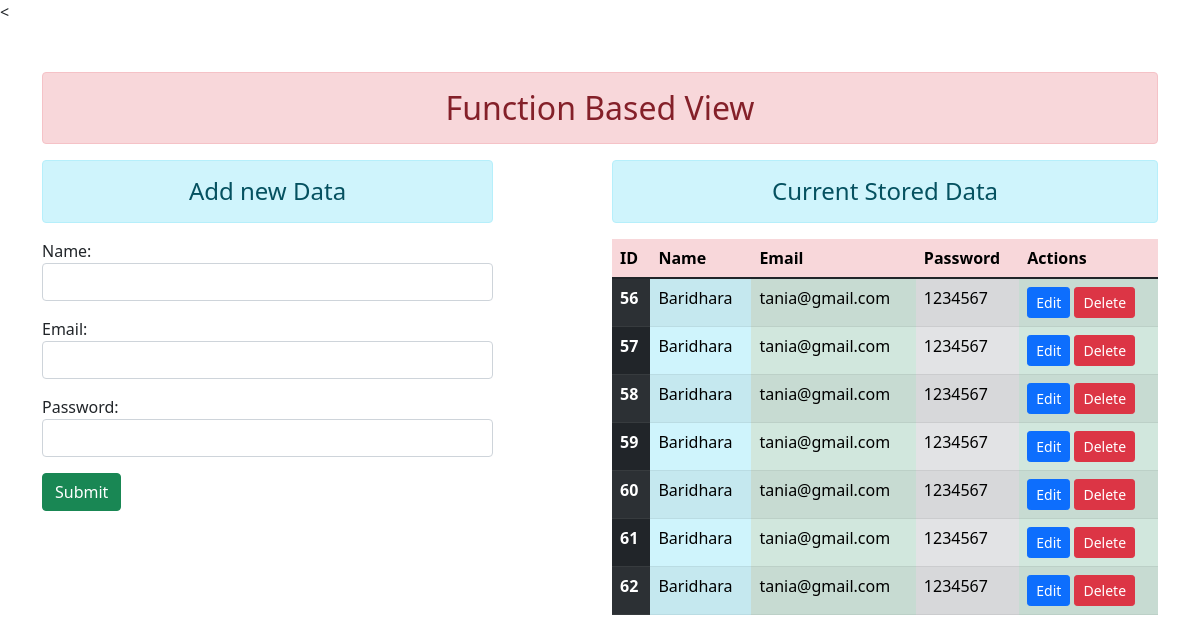
The page / on the database its author committed.
### crud/models.py (models this page shows)
class user(models.Model):
    name=models.CharField(max_length=200)
    email=models.EmailField(max_length=50)
    password=models.CharField(max_length=200)

### crud/views.py (the view)
# urls.py: path('', views.add_show, name="add"),
def add_show(request):
    if request.method == 'POST':
        fm = Sregistration(request.POST )
        if fm.is_valid():
            N=fm.cleaned_data['name']
            E= fm.cleaned_data['email']
            P= fm.cleaned_data['password']
            reg =user(name=N,email=E,password=P)
            reg.save()
            fm = Sregistration()
    else:
        fm = Sregistration()
    student = user.objects.all()
    return render(request,'crud/addNshow.html',{
        'form':fm,
        'stud':student
        })

### crud/forms.py
class Sregistration(forms.ModelForm):
    class Meta:
        model = user
        fields = ['name','email','password']
        widgets={
            'name':forms.TextInput(attrs={'class':'form-control'}),
            'email':forms.EmailInput(attrs={'class':'form-control'}),
            'password':forms.PasswordInput(attrs={'class':'form-control'})
        }

### crud/templates/crud/addNshow.html (shortened to what this page needs)
{% extends 'crud/base.html' %}
{% block content %}
<div class="row">
    <div class="col-sm-5">
        <h4 class="text-center alert alert-info">Add new Data</h4>
        <form action="" method="POST">
            {{form.as_p}}
            <input type="Submit" class="btn btn-success" value="Submit">
        </form>
    </div>
    <div class="col-sm-6 offset-1">
        <h4 class="text-center alert alert-info">Current Stored Data</h4>
        {%if stud %}
        <table class="table table-striped table-hover">
            <thead class="table-danger">
                <th scope="col">ID</th>
                <th scope="col">Name</th>
                <th scope="col">Email</th>
                <th scope="col">Password</th>
                <th scope="col">Actions</th>
            </thead>
            <tbody>
                {%for items in stud%}
                <tr class="table-success">
                  <th class="table-dark" scope="row">{{items.id}}</th>
                  <td class="table-info">{{items.name}}</td>
                  <td>{{items.email}}</td>
                  <td class="table-Secondary">{{items.password}}</td>
                  <td>
                      <a href="#" class="btn btn-primary btn-sm">Edit</a>
                      <form action="{% url 'del' items.id%}" method="POST" class="d-inline">
                          <input type="submit" class="btn btn-danger btn-sm" value="Delete">
                           </form>
                  </td>
                </tr>
                {% endfor %}
             </tbody>
          </table>
        {%else%}
         <h4 class="text-center alert alert-warning"> No Record Found </h4>
        {%endif%}
    </div>
</div>
{% endblock  %}

### crud/templates/crud/base.html (shortened to what this page needs)
<<!DOCTYPE html>
{%load static%}
<html>
    <head>
        <link rel="stylesheet" href="{%static 'crud/css/bootstrap.css'%}">
    </head>
    <body>
        <div class="container mt-5">
            <h2 class="text-center alert alert-danger">Function Based View </h2>
            {% block content %}
            {% endblock content %}
        </div>
    </body>
</html>

### rows shown on the page
user: id "56", name "Baridhara", email "tania@gmail.com", password "1234567"
user: id "57", name "Baridhara", email "tania@gmail.com", password "1234567"
user: id "58", name "Baridhara", email "tania@gmail.com", password "1234567"
user: id "59", name "Baridhara", email "tania@gmail.com", password "1234567"
user: id "60", name "Baridhara", email "tania@gmail.com", password "1234567"
user: id "61", name "Baridhara", email "tania@gmail.com", password "1234567"
user: id "62", name "Baridhara", email "tania@gmail.com", password "1234567"
